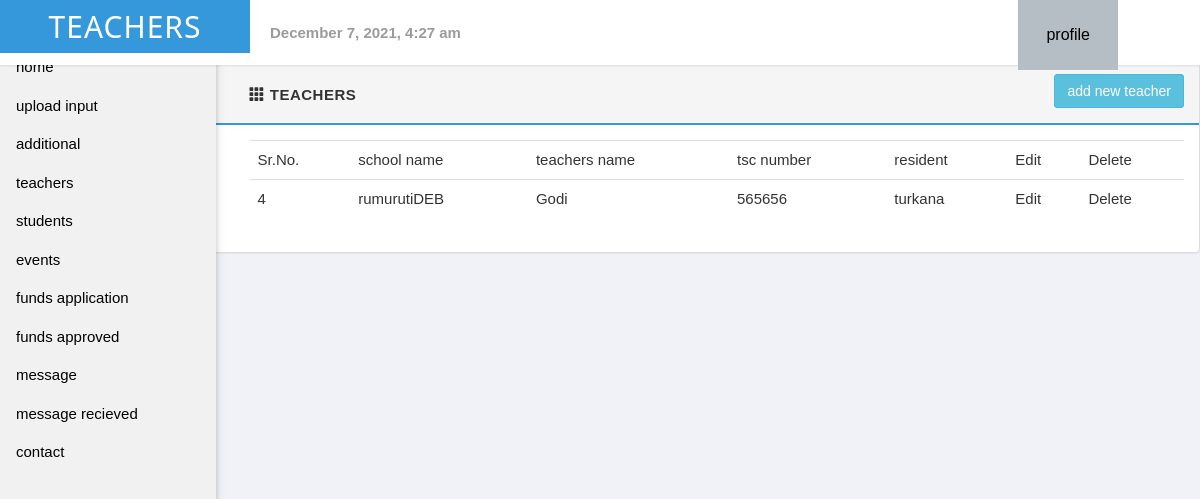
Screenshot of /teacher_register.php (signed in) with the database file from the repository.
### tables this page shows
CREATE TABLE `teachers` (
  `id` int(11) NOT NULL,
  `username` varchar(255) NOT NULL,
  `name` varchar(255) NOT NULL,
  `tsnumber` varchar(255) NOT NULL,
  `resident` varchar(255) NOT NULL
);

### teacher_register.php (the view, shortened to what this page needs)
<?php include('server.php'); ?>
<!DOCTYPE html>
<head>
    <link rel="stylesheet" href="https://maxcdn.bootstrapcdn.com/bootstrap/3.3.4/css/bootstrap.min.css" />
    <link rel="stylesheet" href="//cdnjs.cloudflare.com/ajax/libs/bootstrap-datepicker/1.3.0/css/datepicker3.min.css" />
    <link rel="stylesheet" href="css/main.css" />
    <link rel="stylesheet" href="css/sidenav.css" />
    <link rel="stylesheet" href="css/sam.css" />
</head>
<body>
    <header id="header" style="font:serif;">
        <div class="logo pull-left">
            <h2>teachers</h2>
        </div>
        <div class="header-content">
            <div class="header-date pull-left">
                <strong><?php echo date("F j, Y, g:i a"); ?></strong>
            </div>
            <ul class="info-menu list-inline list-unstyled">
                    <?php if (isset($_SESSION['username'])) : ?>
                <ul class="info-menu list-inline pull-right" style="margin-right:4%;">
                    <li class="profile"><button onclick="myFunction()" class="dropbtn togle">profile</button>
                    </li>
                </ul>
                <?php endif ?>
            </ul>
        </div>
    </header>
    <?php if (isset($_SESSION['username'])) : ?>
        <?php include('sidenav.php'); ?>
        <div class="row style=" margin-top:5%; margin-left:18%;">
            <div class="col-md-12">
                <div class="panel panel-default">
                    <div class="panel-heading clearfix">
                        <strong>
                            <span class="glyphicon glyphicon-th" style="margin-top:6%;margin-left:20%;"></span>
                            <span>teachers</span>
                        </strong>
                        <button class="btn btn-info pull-right"" onclick=" openForm()" style="margin-top:5%;">add new teacher</button>
                    </div>
                    <div class="panel-body">
                        <table class="table table-dark table-hover" style=" margin-left:20%;width:80%;">
                            <tr>
                                <td>Sr.No.</td>
                                <td>school name</td>
                                <td>teachers name</td>
                                <td>tsc number</td>
                                <td>resident</td>
                                <td>Edit</td>
                                <td>Delete</td>
                            </tr>
                            <?php
                            $records = mysqli_query($db, "SELECT * FROM teachers WHERE username= '" . $_SESSION["username"] . "'");
                            while ($data = mysqli_fetch_array($records)) {
                            ?>
                                <tr>
                                    <td><?php echo $data['id']; ?></td>
                                    <td><?php echo $data['username']; ?></td>
                                    <td><?php echo $data['name']; ?></td>
                                    <td><?php echo $data['tsnumber']; ?></td>
                                    <td><?php echo $data['resident']; ?></td>
                                    <td><a href="editteacherdetails.php?id=<?php echo $data['id']; ?>">Edit</a></td>
                                    <td><a href="delete.php?id=<?php echo $data['id']; ?>">Delete</a></td>
                                </tr>
                            <?php
                            }
                            ?>
                        </table>
                    </div>
                </div>
            </div>
        <?php endif ?>
</body>
</html>

### css/main.css (style rules this page uses)
body { font-family: 'Helvetica Neue', Helvetica, Arial, sans-serif; font-weight: 400; overflow-x: hidden; overflow-y: auto; background: #f1f2f7; height: 100%; width: 100%; }
a { color: #777; text-decoration: none; }
.panel-default>.panel-heading { background-color: #f5f5f5; border-bottom: 2px solid #3498DB; font-size: 15px; text-transform: uppercase; letter-spacing: .5px; padding: 15px; }
#header { position: fixed; z-index: 99; top: 0; left: 0; background-color: #fff; width: 100%; height: 65px; line-height: 65px; -moz-box-shadow: 0 1px 2px rgba(0, 0, 0, 0.1); -webkit-box-shadow: 0 1px 2px rgba(0, 0, 0, 0.1); box-shadow: 0 1px 2px rgba(0, 0, 0, 0.1); }
header>.logo { color: #fff; text-align: center; font-weight: 700; text-transform: uppercase; letter-spacing: 1px; display: inline-block; width: 250px; background-color: #3498DB; }
.header-date { color: #9b9b9b; margin-left: 20px; }
.info-menu { height: 60px; margin: 0; line-height: 60px; padding: 0 15px; }
.info-menu li.profile { position: relative; }
.btn { border-radius: 3px; -webkit-transition: all 300ms ease-in-out; -moz-transition: all 300ms ease-in-out; transition: all 300ms ease-in-out; }

### css/sam.css (style rules this page uses)
body { font-family: Arial, Helvetica, sans-serif; }
* { box-sizing: border-box; }

### css/w33.css (style rules this page uses)
*, *:before, *:after { box-sizing: inherit }
body { margin: 0 }
article, aside, details, figcaption, figure, footer, header, main, menu, nav, section { display: block }
a { background-color: transparent }
b, strong { font-weight: bolder }
button, input, select, textarea, optgroup { font: inherit; margin: 0 }
button, input { overflow: visible }
button, select { text-transform: none }
button, [type=button], [type=reset], [type=submit] { -webkit-appearance: button }
html, body { font-family: Verdana, sans-serif; font-size: 15px; line-height: 1.5 }
h2 { font-size: 30px }
h1, h2, h3, h4, h5, h6 { font-family: "Segoe UI", Arial, sans-serif; font-weight: 400; margin: 10px 0 }
a { color: inherit }

### teacher_register.php (style rules this page uses)
.dropbtn { background-color: #B5BEC4; color: black; padding: 5px; font-size: 16px; border: none; cursor: pointer; width: 100px; margin-right: 0px; }

### rows the page displays
teachers: id "4", username "rumurutiDEB", name "Godi", tsnumber "565656", resident "turkana"
